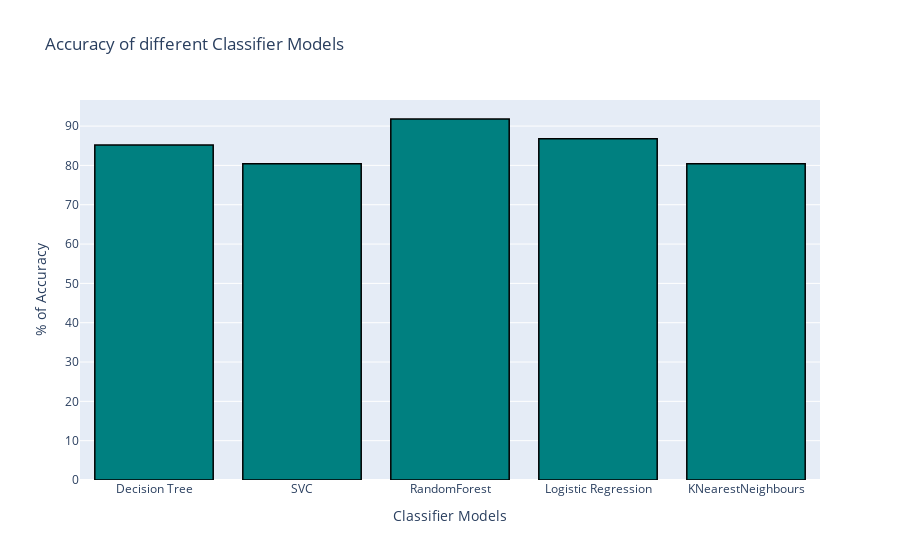

Write notebook code for a chart like this one.
### Code cell
import plotly.graph_objects as go
# create trace1
trace1 = go.Bar(
                x = model_list,
                y = cv_result,
                marker = dict(color = 'rgb(0, 128, 128)',
                              line=dict(color='rgb(0,0,0)',width=1.5)))
layout = go.Layout(title = 'Accuracy of different Classifier Models' , xaxis = dict(title = 'Classifier Models'), yaxis = dict(title = '% of Accuracy'))
fig = go.Figure(data = [trace1], layout = layout)
fig.show()

### Figure 1 — Plotly figure (JSON) as saved in the notebook; plotly's stock layout.template omitted (floating-point values rounded to 4 significant figures)
{"data": [{"marker": {"color": "rgb(0, 128, 128)", "line": {"color": "rgb(0,0,0)", "width": 1.5}}, "type": "bar", "x": ["Decision Tree", "SVC", "RandomForest", "Logistic Regression", "KNearestNeighbours"], "y": [85.18, 80.43, 91.8, 86.76, 80.43]}], "layout": {"title": {"text": "Accuracy of different Classifier Models"}, "xaxis": {"title": {"text": "Classifier Models"}}, "yaxis": {"title": {"text": "% of Accuracy"}}}}
